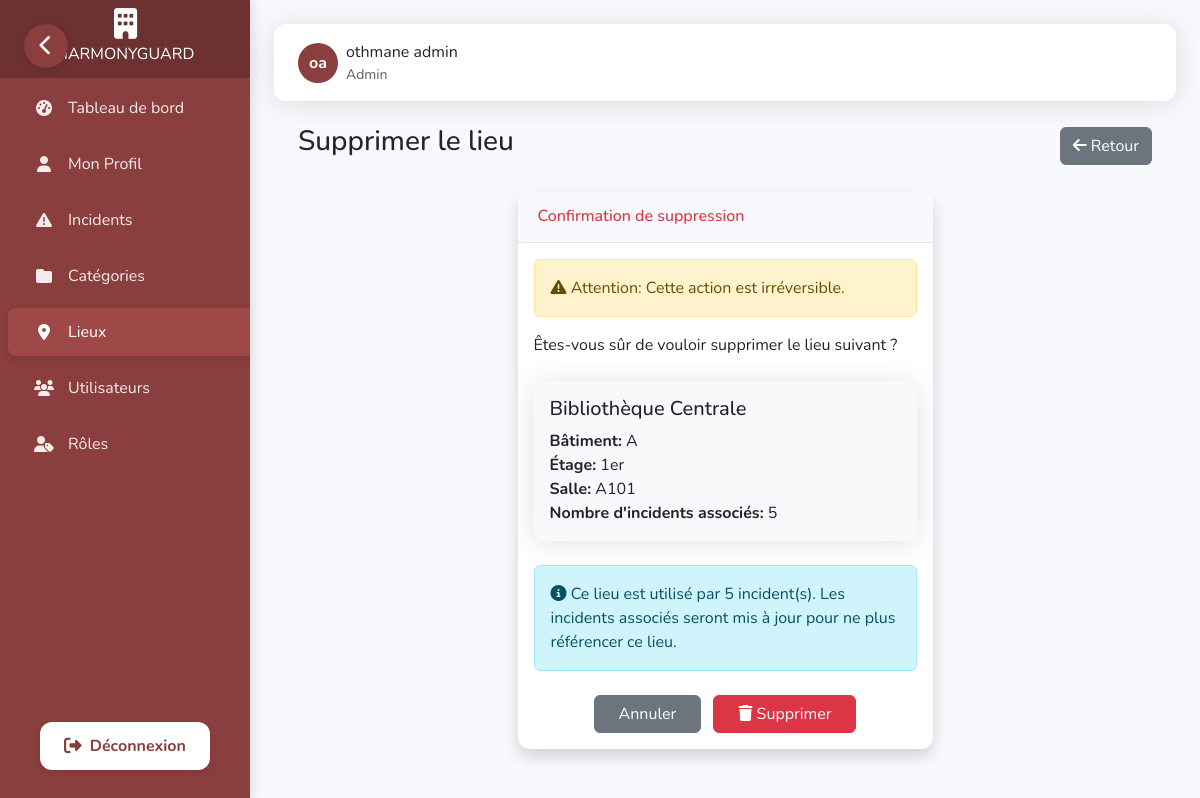
/dashboard/lieux/supprimer/1/ (signed in), run on the app's committed database.
### dashboard/models.py (models this page shows, shortened)
class Utilisateur(AbstractBaseUser, PermissionsMixin):
    nom = models.CharField(max_length=50)
    prenom = models.CharField(max_length=50)
    email = models.EmailField(unique=True)
    telephone = models.CharField(max_length=20, blank=True, null=True)
    actif = models.BooleanField(default=True)
    role = models.ForeignKey(Role, on_delete=models.CASCADE)
    is_staff = models.BooleanField(default=False)
    is_superuser = models.BooleanField(default=False)
    objects = UtilisateurManager()
    USERNAME_FIELD = 'email'
    REQUIRED_FIELDS = ['nom', 'prenom']
    @property
    def is_active(self):
        return self.actif

class Role(models.Model):
    nom = models.CharField(max_length=30, unique=True)
    permissions = models.TextField(blank=True)

class Lieu(models.Model):
    nom = models.CharField(max_length=50)
    batiment = models.CharField(max_length=50, blank=True, null=True)
    etage = models.CharField(max_length=20, blank=True, null=True)
    salle = models.CharField(max_length=20, blank=True, null=True)

### dashboard/views.py (the view, shortened to what this page needs)
# urls.py: path('lieux/supprimer/<int:pk>/', views.supprimer_lieu, name='supprimer_lieu'),
@login_required
@permission_required('manage_lieu')
def supprimer_lieu(request, pk):
    lieu = get_object_or_404(Lieu, pk=pk)
    return render(request, 'dashboard/lieux/supprimer.html', {'lieu': lieu})

### dashboard/templates/dashboard/lieux/supprimer.html (shortened to what this page needs)
{% extends 'dashboard/base.html' %}
{% load static %}
{% block content %}
<div class="container-fluid px-4">
    <div class="d-flex justify-content-between align-items-center mb-4">
        <h1 class="h3 text-gray-800">Supprimer le lieu</h1>
        <a href="{% url 'liste_lieux' %}" class="btn btn-secondary">
            <i class="fas fa-arrow-left"></i> Retour
        </a>
    </div>
    <div class="row">
        <div class="col-lg-6 mx-auto">
            <div class="card shadow mb-4">
                <div class="card-header py-3">
                    <h6 class="m-0 font-weight-bold text-danger">Confirmation de suppression</h6>
                </div>
                <div class="card-body">
                    <div class="alert alert-warning">
                        <i class="fas fa-exclamation-triangle"></i> Attention: Cette action est irréversible.
                    </div>
                    <p class="mb-4">
                        Êtes-vous sûr de vouloir supprimer le lieu suivant ?
                    </p>
                    <div class="card bg-light mb-4">
                        <div class="card-body">
                            <h5 class="card-title">{{ lieu.nom }}</h5>
                            <p class="card-text">
                                <strong>Bâtiment:</strong> {{ lieu.batiment|default:"Non spécifié" }}<br>
                                <strong>Étage:</strong> {{ lieu.etage|default:"Non spécifié" }}<br>
                                <strong>Salle:</strong> {{ lieu.salle|default:"Non spécifiée" }}<br>
                                <strong>Nombre d'incidents associés:</strong> {{ lieu.incident_set.count }}
                            </p>
                        </div>
                    </div>
                    {% if lieu.incident_set.count > 0 %}
                    <div class="alert alert-info mb-4">
                        <i class="fas fa-info-circle"></i> Ce lieu est utilisé par {{ lieu.incident_set.count }}
                        incident(s).
                        Les incidents associés seront mis à jour pour ne plus référencer ce lieu.
                    </div>
                    {% endif %}
                    <form method="post" class="text-center">
                        <a href="{% url 'liste_lieux' %}" class="btn btn-secondary px-4">
                            Annuler
                        </a>
                        <button type="submit" class="btn btn-danger px-4 ms-2">
                            <i class="fas fa-trash"></i> Supprimer
                        </button>
                    </form>
                </div>
            </div>
        </div>
    </div>
</div>
{% endblock %}

### dashboard/templates/dashboard/base.html (shortened to what this page needs)
<!DOCTYPE html>
<html lang="fr">
<head>
    {% load static %}
    <link href="https://cdn.jsdelivr.net/npm/bootstrap@5.3.0-alpha1/dist/css/bootstrap.min.css" rel="stylesheet">
    <link rel="stylesheet" href="https://cdnjs.cloudflare.com/ajax/libs/font-awesome/6.4.0/css/all.min.css">
    <link href="https://unpkg.com/aos@2.3.1/dist/aos.css" rel="stylesheet">
</head>
<body>
    {% if user.is_authenticated %}
    <nav class="sidebar" id="sidebar" data-aos="fade-right" data-aos-duration="1000">
        <a class="navbar-brand" href="{% url 'dashboard_home' %}">
            <i class="fas fa-building brand-icon"></i>
            <span class="brand-text">HARMONYGUARD</span>
        </a>
        <div class="nav flex-column">
            <div class="nav-item">
                <a class="nav-link {% if request.path == '/dashboard/' %}active{% endif %}"
                    href="{% url 'dashboard_home' %}">
                    <i class="fas fa-tachometer-alt"></i>
                    <span>Tableau de bord</span>
                </a>
            </div>
            <div class="nav-item">
                <a class="nav-link {% if request.path == '/profile/' %}active{% endif %}" href="{% url 'profile' %}">
                    <i class="fas fa-user"></i>
                    <span>Mon Profil</span>
                </a>
            </div>
            <div class="nav-item">
                <a class="nav-link {% if '/incidents/' in request.path %}active{% endif %}"
                    href="{% url 'liste_incidents' %}">
                    <i class="fas fa-exclamation-triangle"></i>
                    <span>Incidents</span>
                </a>
            </div>
            {% if user.role.nom.lower == 'admin' or 'view_categorie' in user.role.permissions_list %}
            <div class="nav-item">
                <a class="nav-link {% if '/categories/' in request.path %}active{% endif %}"
                    href="{% url 'liste_categories' %}">
                    <i class="fas fa-folder"></i>
                    <span>Catégories</span>
                </a>
            </div>
            {% endif %}
            {% if user.role.nom.lower == 'admin' or 'view_lieu' in user.role.permissions_list %}
            <div class="nav-item">
                <a class="nav-link {% if '/lieux/' in request.path %}active{% endif %}" href="{% url 'liste_lieux' %}">
                    <i class="fas fa-map-marker-alt"></i>
                    <span>Lieux</span>
                </a>
            </div>
            {% endif %}
            {% if user.role.nom.lower == 'admin' or 'view_utilisateur' in user.role.permissions_list %}
            <div class="nav-item">
                <a class="nav-link {% if '/utilisateurs/' in request.path %}active{% endif %}"
                    href="{% url 'liste_utilisateurs' %}">
                    <i class="fas fa-users"></i>
                    <span>Utilisateurs</span>
                </a>
            </div>
            {% endif %}
            {% if user.role.nom.lower == 'admin' or 'view_role' in user.role.permissions_list %}
            <div class="nav-item">
                <a class="nav-link {% if '/roles/' in request.path %}active{% endif %}" href="{% url 'liste_roles' %}">
                    <i class="fas fa-user-tag"></i>
                    <span>Rôles</span>
                </a>
            </div>
            {% endif %}
        </div>
        <div class="logout-section">
            <a href="{% url 'custom_logout' %}" class="logout-button">
                <i class="fas fa-sign-out-alt"></i>
                <span>Déconnexion</span>
            </a>
        </div>
    </nav>
    <button class="sidebar-toggle" id="sidebarToggle" aria-label="Toggle Sidebar">
        <i class="fas fa-chevron-left"></i>
    </button>
    {% endif %}
    <div class="content" id="content">
        {% if user.is_authenticated %}
        <div class="topbar" data-aos="fade-down" data-aos-duration="800">
            <div class="d-flex align-items-center">
                <div class="d-flex align-items-center">
                    <div class="user-avatar">
                        {{ user.prenom|first }}{{ user.nom|first }}
                    </div>
                    <div class="ms-2">
                        <div>{{ user.prenom }} {{ user.nom }}</div>
                        <div class="small text-muted">{{ user.role.nom }}</div>
                    </div>
                </div>
            </div>
        </div>
        {% endif %}
        {% block content %}{% endblock %}
    </div>
</body>
</html>

### dashboard/templates/dashboard/base.html (style rules this page uses)
:root { --primary-color: #8b3e3e; --secondary-color: #7a3636; --success-color: #1cc88a; --info-color: #36b9cc; --warning-color: #f6c23e; --danger-color: #e74a3b; --light-color: #f8f9fc; --dark-color: #5a5c69; --sidebar-bg: #8b3e3e; --sidebar-hover: #9e4848; --sidebar-active: #6d3131; --sidebar-width: 250px; --sidebar-collapsed-width: 70px; }
body { font-family: 'Nunito', sans-serif; background-color: #f8f9fc; overflow-x: hidden; }
.sidebar { width: var(--sidebar-width); min-height: 100vh; background-color: var(--sidebar-bg); color: white; position: fixed; z-index: 1000; top: 0; left: 0; overflow-x: hidden; transition: all 0.3s cubic-bezier(0.4, 0, 0.2, 1); box-shadow: 4px 0 10px rgba(0, 0, 0, 0.1); }
.sidebar .navbar-brand { padding: 1.5rem 0; display: flex; flex-direction: column; align-items: center; justify-content: center; text-align: center; background-color: var(--sidebar-active); margin-bottom: 0; height: 80px; transition: all 0.3s ease; white-space: nowrap; overflow: hidden; }
.sidebar .navbar-brand .brand-icon { font-size: 1.75rem; margin-bottom: 0.25rem; transition: all 0.3s ease; }
.sidebar .nav-item { position: relative; width: 100%; margin: 4px 0; }
.sidebar .nav-link { display: flex; align-items: center; width: 100%; padding: 0.75rem 1.5rem; color: rgba(255, 255, 255, 0.9); transition: all 0.3s ease; border-radius: 8px; margin: 0 8px; white-space: nowrap; overflow: hidden; }
.sidebar .nav-link.active { background-color: var(--sidebar-hover); color: white; box-shadow: 0 4px 8px rgba(0, 0, 0, 0.1); }
.sidebar .nav-link i { margin-right: 0.75rem; width: 24px; text-align: center; font-size: 1rem; transition: all 0.3s ease; }
.sidebar-toggle { position: fixed; top: 24px; left: 24px; z-index: 2000; background-color: var(--primary-color); border: none; color: white; width: 44px; height: 44px; border-radius: 50%; display: flex; align-items: center; justify-content: center; cursor: pointer; transition: all 0.3s ease; box-shadow: 0 2px 8px rgba(0,0,0,0.12); }
.sidebar-toggle i { font-size: 1.3rem; }
.content { margin-left: var(--sidebar-width); padding: 1.5rem; transition: all 0.3s cubic-bezier(0.4, 0, 0.2, 1); min-height: 100vh; }
.card { border: none; border-radius: 12px; box-shadow: 0 0.15rem 1.75rem 0 rgba(58, 59, 69, 0.15); margin-bottom: 1.5rem; overflow: hidden; transition: all 0.3s ease; }
.card-header { background-color: #f8f9fc; border-bottom: 1px solid #e3e6f0; padding: 1rem 1.25rem; font-weight: 600; }
.topbar { background-color: white; box-shadow: 0 0.15rem 1.75rem 0 rgba(58, 59, 69, 0.15); padding: 1rem 1.5rem; margin-bottom: 1.5rem; display: flex; justify-content: space-between; align-items: center; border-radius: 12px; transition: all 0.3s ease; }
.user-avatar { width: 40px; height: 40px; background-color: var(--primary-color); color: white; border-radius: 50%; display: flex; align-items: center; justify-content: center; font-weight: 700; transition: all 0.3s ease; cursor: pointer; }
.logout-section { position: absolute; bottom: 30px; left: 0; width: 100%; display: flex; justify-content: center; }
.logout-button { display: flex; align-items: center; justify-content: center; gap: 0.5rem; background: #fff; color: var(--primary-color) !important; font-weight: 700; border: none; border-radius: 12px; padding: 0.75rem 1.5rem; margin: 0 1.5rem; box-shadow: 0 2px 8px rgba(0,0,0,0.08); transition: background 0.2s, color 0.2s, transform 0.2s; text-decoration: none; font-size: 1rem; }
.logout-button i { font-size: 1.1rem; }
.logout-button span { display: inline; transition: opacity 0.2s; }

### data on the page
Utilisateur: prenom|first "o", nom|first "a", prenom "othmane", nom "admin", role.nom "Admin"
Lieu: nom "Bibliothèque Centrale", batiment "A", etage "1er", salle "A101", incident_set.count "5"
